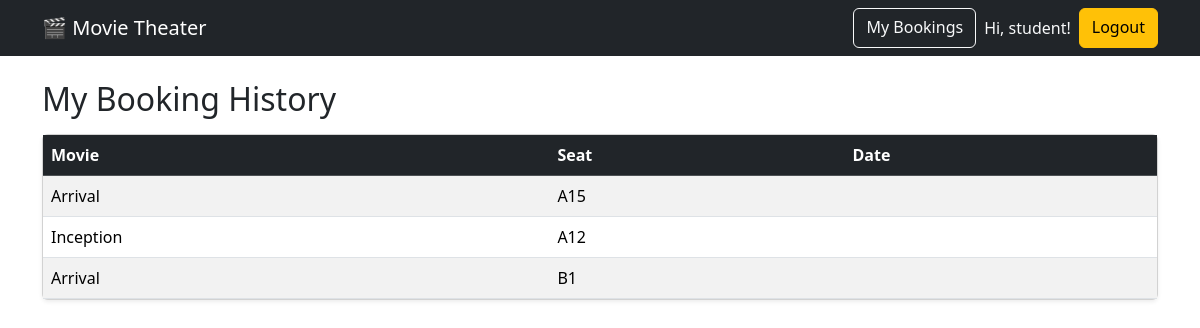
Before: /history/ (signed in) with the older database file.
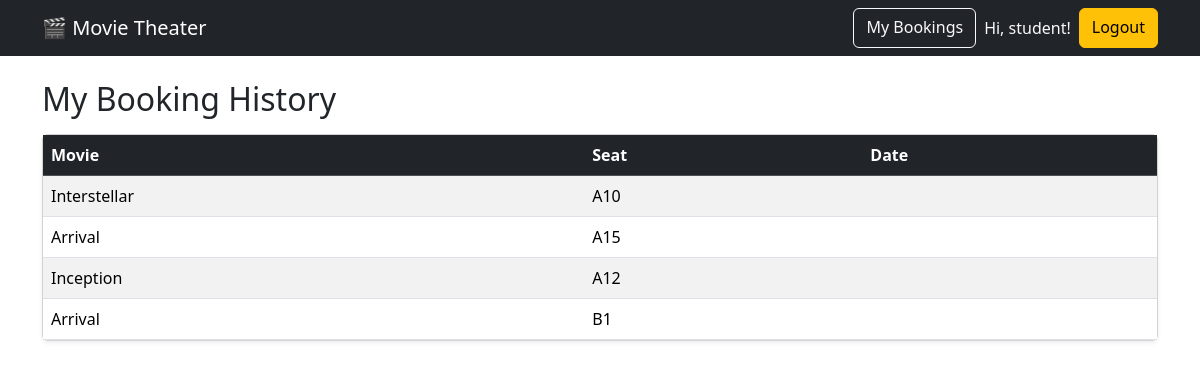
After: the same page with the newer database file.
### bookings/models.py (models this page shows, shortened)
class Booking(models.Model):
    user = models.ForeignKey(settings.AUTH_USER_MODEL, on_delete=models.CASCADE)
    movie = models.ForeignKey(Movie, on_delete=models.CASCADE)
    seat = models.ForeignKey(Seat, on_delete=models.CASCADE, related_name="bookings")
    booking_time = models.DateTimeField(auto_now_add=True)
    class Meta:
        constraints = [
            models.UniqueConstraint(fields=["movie", "seat"], name="unique_seat_per_movie"),
            models.UniqueConstraint(fields=["user", "movie", "seat"], name="unique_user_movie_seat"),
        ]

class Movie(models.Model):
    title = models.CharField(max_length=200)
    description = models.TextField()
    release_date = models.DateField()
    duration_minutes = models.PositiveIntegerField()

class Seat(models.Model):
    seat_number = models.CharField(max_length=10, unique=True)

### bookings/views.py (the view)
# urls.py: path("history/", views.booking_history_page, name="booking_history"),
@login_required
def booking_history_page(request):
    bookings = Booking.objects.filter(user=request.user).select_related("movie", "seat").order_by("-booking_time")
    return render(request, "bookings/booking_history.html", {"bookings": bookings})

### bookings/templates/bookings/booking_history.html (shortened to what this page needs)
{% extends 'bookings/base.html' %}
{% block content %}
  <h2 class="mb-3">My Booking History</h2>
  {% if not user.is_authenticated %}
    <div class="alert alert-warning">
      Please <a href="{% url 'login' %}">log in</a> to view your booking history.
    </div>
  {% else %}
    <div class="card shadow-sm">
      <div class="table-responsive">
        <table class="table table-striped mb-0">
          <thead class="table-dark">
            <tr>
              <th>Movie</th>
              <th>Seat</th>
              <th>Date</th>
            </tr>
          </thead>
          <tbody>
            {% for booking in bookings %}
              <tr>
                <td>{{ booking.movie.title }}</td>
                <td>{{ booking.seat.seat_number }}</td>
                <td>{{ booking.booking_date }}</td>
              </tr>
            {% empty %}
              <tr>
                <td colspan="3" class="text-center p-3">No bookings yet.</td>
              </tr>
            {% endfor %}
          </tbody>
        </table>
      </div>
    </div>
  {% endif %}
{% endblock %}

### bookings/templates/bookings/base.html (shortened to what this page needs)
<!doctype html>
<html lang="en">
  <head>
    <link href="https://cdn.jsdelivr.net/npm/bootstrap@5.3.3/dist/css/bootstrap.min.css" rel="stylesheet">
  </head>
  <body>
    <nav class="navbar navbar-expand-lg navbar-dark bg-dark mb-4">
      <div class="container">
        <a class="navbar-brand" href="{% url 'movie_list' %}">🎬 Movie Theater</a>
        <div class="d-flex gap-2">
          <a class="btn btn-outline-light" href="{% url 'booking_history' %}">My Bookings</a>
          {% if user.is_authenticated %}
            <span class="navbar-text text-light">Hi, {{ user.username }}!</span>
            <a class="btn btn-warning" href="{% url 'logout' %}">Logout</a>
          {% else %}
            <a class="btn btn-success" href="{% url 'login' %}">Login</a>
          {% endif %}
        </div>
      </div>
    </nav>
    <div class="container">
      {% block content %}{% endblock %}
    </div>
  </body>
</html>

Changed rows visible on the page:
added Booking: movie "Interstellar", seat.seat_number "A10"
